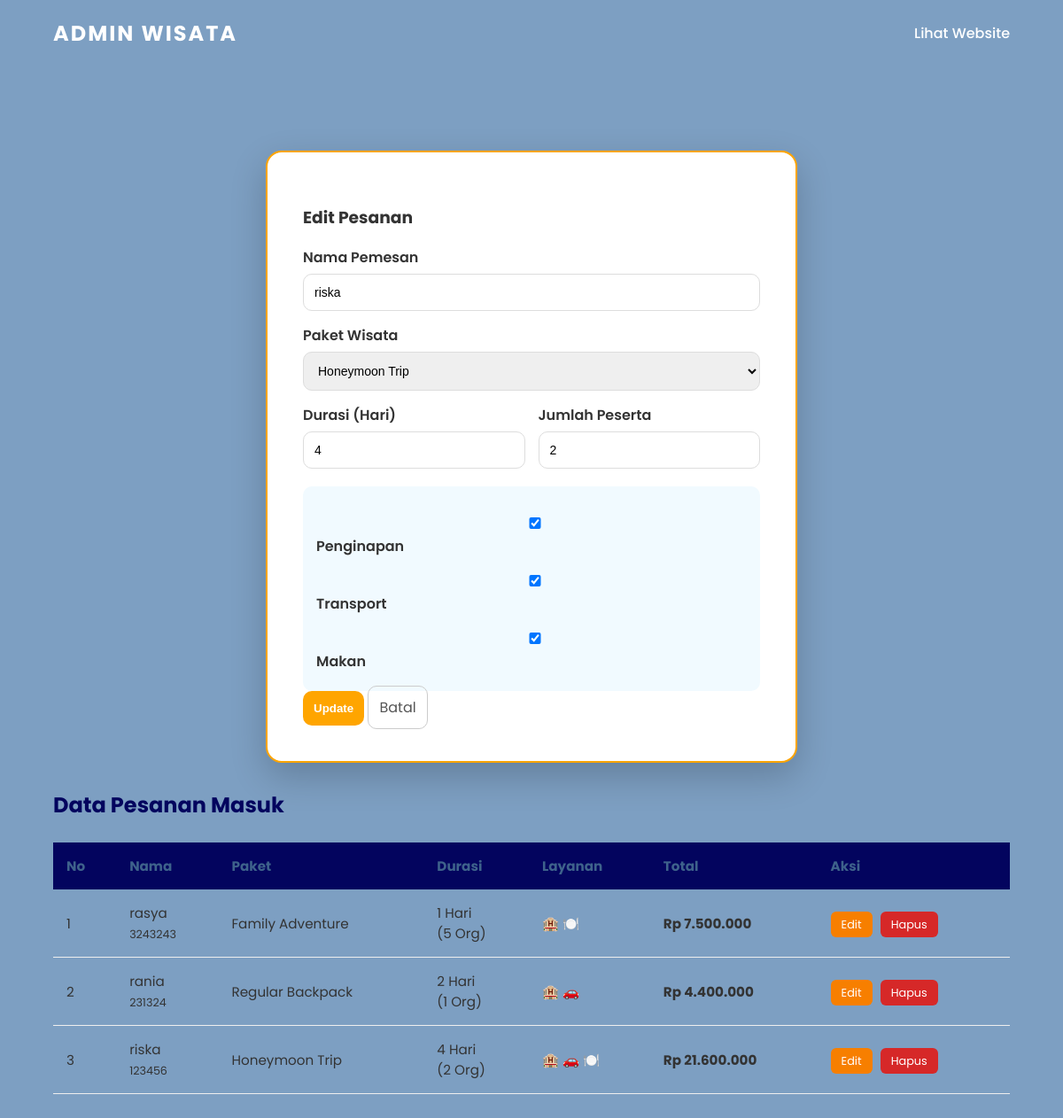
/tugas_akhir_capstone/kelola_pesanan.php?aksi=edit&id=3, run on the app's committed database.
### tables this page shows
CREATE TABLE `pesanan` (
  `id` int(11) NOT NULL,
  `nama_pemesan` varchar(100) NOT NULL,
  `nomor_hp` varchar(20) NOT NULL,
  `tanggal_pesan` date NOT NULL,
  `paket_wisata` varchar(50) NOT NULL,
  `durasi_wisata` int(11) NOT NULL,
  `jumlah_peserta` int(11) NOT NULL,
  `layanan_penginapan` tinyint(1) DEFAULT 0,
  `layanan_transport` tinyint(1) DEFAULT 0,
  `layanan_makan` tinyint(1) DEFAULT 0,
  `harga_paket` decimal(15,2) NOT NULL,
  `total_tagihan` decimal(15,2) NOT NULL
);

### tugas_akhir_capstone/kelola_pesanan.php (the view, shortened to what this page needs)
<?php
include 'koneksi.php';
$edit_data = null;
if (isset($_GET['aksi']) && $_GET['aksi'] == 'edit') {
    $id = $_GET['id'];
    $q = mysqli_query($koneksi, "SELECT * FROM pesanan WHERE id='$id'");
    $edit_data = mysqli_fetch_assoc($q);
}
?>
<!DOCTYPE html>
<html lang="id">
<head>
    <link rel="stylesheet" href="style.css">
</head>
<body class="admin-page">
    <nav>
        <div class="logo">ADMIN WISATA</div>
        <ul class="nav-links">
            <li><a href="index.php">Lihat Website</a></li>
        </ul>
    </nav>
    <div class="container" style="margin-top:90px;">
        <?php if ($edit_data): ?>
            <div class="form-container" style="border:2px solid orange; margin-bottom:30px;">
                <h3>Edit Pesanan</h3>
                <form method="POST">
                    <label>Nama Pemesan</label>
                    <input type="text" name="nama" value="<?= $edit_data['nama_pemesan'] ?>" required>
                    <label>Paket Wisata</label>
                    <select name="paket_wisata" required>
                        <option <?= $edit_data['paket_wisata'] == 'Honeymoon Trip' ? 'selected' : '' ?>>Honeymoon Trip</option>
                    </select>
                    <div class="row">
                        <div class="col">
                            <label>Durasi (Hari)</label>
                            <input type="number" name="durasi" value="<?= $edit_data['durasi_wisata'] ?>" required>
                        </div>
                        <div class="col">
                            <label>Jumlah Peserta</label>
                            <input type="number" name="peserta" value="<?= $edit_data['jumlah_peserta'] ?>" required>
                        </div>
                    </div>
                    <div class="service-box">
                        <label><input type="checkbox" name="inap" <?= $edit_data['layanan_penginapan'] ? 'checked' : '' ?>> Penginapan</label>
                        <label><input type="checkbox" name="trans" <?= $edit_data['layanan_transport'] ? 'checked' : '' ?>> Transport</label>
                        <label><input type="checkbox" name="makan" <?= $edit_data['layanan_makan'] ? 'checked' : '' ?>> Makan</label>
                    </div>
                    <button type="submit" name="update" class="btn-submit" style="background:orange;">Update</button>
                    <a href="kelola_pesanan.php" class="btn-cancel">Batal</a>
                </form>
            </div>
        <?php endif; ?>
        <div class="table-card">
            <h2>Data Pesanan Masuk</h2>
            <table>
                <thead>
                    <tr>
                        <th>No</th>
                        <th>Nama</th>
                        <th>Paket</th>
                        <th>Durasi</th>
                        <th>Layanan</th>
                        <th>Total</th>
                        <th>Aksi</th>
                    </tr>
                </thead>
                <tbody>
                    <?php
                    $no = 1;
                    $q = mysqli_query($koneksi, "SELECT * FROM pesanan ORDER BY id DESC");
                    while ($row = mysqli_fetch_assoc($q)) {
                        $layanan =
                            ($row['layanan_penginapan'] ? '🏨 ' : '') .
                            ($row['layanan_transport'] ? '🚗 ' : '') .
                            ($row['layanan_makan'] ? '🍽️' : '');
                    ?>
                        <tr>
                            <td><?= $no++ ?></td>
                            <td><?= $row['nama_pemesan'] ?><br><small><?= $row['nomor_hp'] ?></small></td>
                            <td><?= $row['paket_wisata'] ?></td>
                            <td><?= $row['durasi_wisata'] ?> Hari<br>(<?= $row['jumlah_peserta'] ?> Org)</td>
                            <td><?= $layanan ?></td>
                            <td><b>Rp <?= number_format($row['total_tagihan'], 0, ',', '.') ?></b></td>
                            <td>
                                <a href="?aksi=edit&id=<?= $row['id'] ?>" class="btn-mini edit">Edit</a>
                                <a href="?aksi=hapus&id=<?= $row['id'] ?>" class="btn-mini delete" onclick="return confirm('Hapus data?')">Hapus</a>
                            </td>
                        </tr>
                    <?php } ?>
                </tbody>
            </table>
        </div>
    </div>
</body>
</html>

### tugas_akhir_capstone/style.css (style rules this page uses)
:root { --primary: #0077b6; --secondary: #00b4d8; --light: #caf0f8; --dark: #03045e; --white: #ffffff; }
* { box-sizing: border-box; }
body { font-family: 'Poppins', sans-serif; margin: 0; background-color: #f7f9fc; color: #333; }
a { text-decoration: none; transition: 0.3s; }
nav { display: flex; justify-content: space-between; align-items: center; padding: 20px 5%; position: absolute; width: 100%; top: 0; z-index: 10; color: white; }
.logo { font-size: 1.5rem; font-weight: 700; letter-spacing: 2px; }
.nav-links { display: flex; list-style: none; gap: 30px; padding: 0; margin: 0; }
.nav-links a { color: white; font-weight: 500; }
.container { padding: 80px 5%; }
.form-container { max-width: 600px; margin: auto; background: #fff; padding: 40px; border-radius: 18px; box-shadow: 0 15px 40px rgba(0,0,0,0.2); }
form label { display: block; font-weight: 600; margin-bottom: 6px; margin-top: 15px; color: #333; }
form input, form select { width: 100%; padding: 12px; border-radius: 10px; border: 1px solid #ddd; font-size: 14px; }
.row { display: flex; gap: 15px; }
.col { flex: 1; }
.service-box { background: #f1faff; padding: 15px; border-radius: 10px; margin-top: 20px; }
.btn-submit { flex: 2; background: #0077b6; color: white; border: none; padding: 12px; border-radius: 10px; font-weight: bold; cursor: pointer; }
.btn-cancel { flex: 1; text-align: center; border: 1px solid #ccc; padding: 12px; border-radius: 10px; color: #555; }
.admin-page { background: #7d9fc2; min-height: 100vh; }
.admin-page h2 { margin-bottom: 25px; color: #03045e; }
.admin-page table { width: 100%; border-collapse: collapse; font-size: 0.95rem; }
.admin-page th { background: #03045e; color: rgb(62, 98, 139); padding: 15px; text-align: left; }
.admin-page td { padding: 15px; border-bottom: 1px solid #eee; }
.admin-page .btn-mini { padding: 6px 12px; border-radius: 6px; font-size: 0.8rem; color: white; text-decoration: none; margin-right: 5px; }
.admin-page .edit { background: #f77f00; }
.admin-page .delete { background: #d62828; }

### data on the page
pesanan: nama "riska", paket_wisata "Honeymoon Trip", durasi "4", peserta "2", layanan_penginapan "☑", layanan_transport "☑", layanan_makan "☑", nama_pemesan "riska", nomor_hp "123456", durasi_wisata "4", jumlah_peserta "2", layanan "🏨 🚗 🍽️", total_tagihan "21.600.000"
pesanan: nama_pemesan "rasya", nomor_hp "3243243", paket_wisata "Family Adventure", durasi_wisata "1", jumlah_peserta "5", layanan "🏨 🍽️", total_tagihan "7.500.000"
pesanan: nama_pemesan "rania", nomor_hp "231324", paket_wisata "Regular Backpack", durasi_wisata "2", jumlah_peserta "1", layanan "🏨 🚗", total_tagihan "4.400.000"
